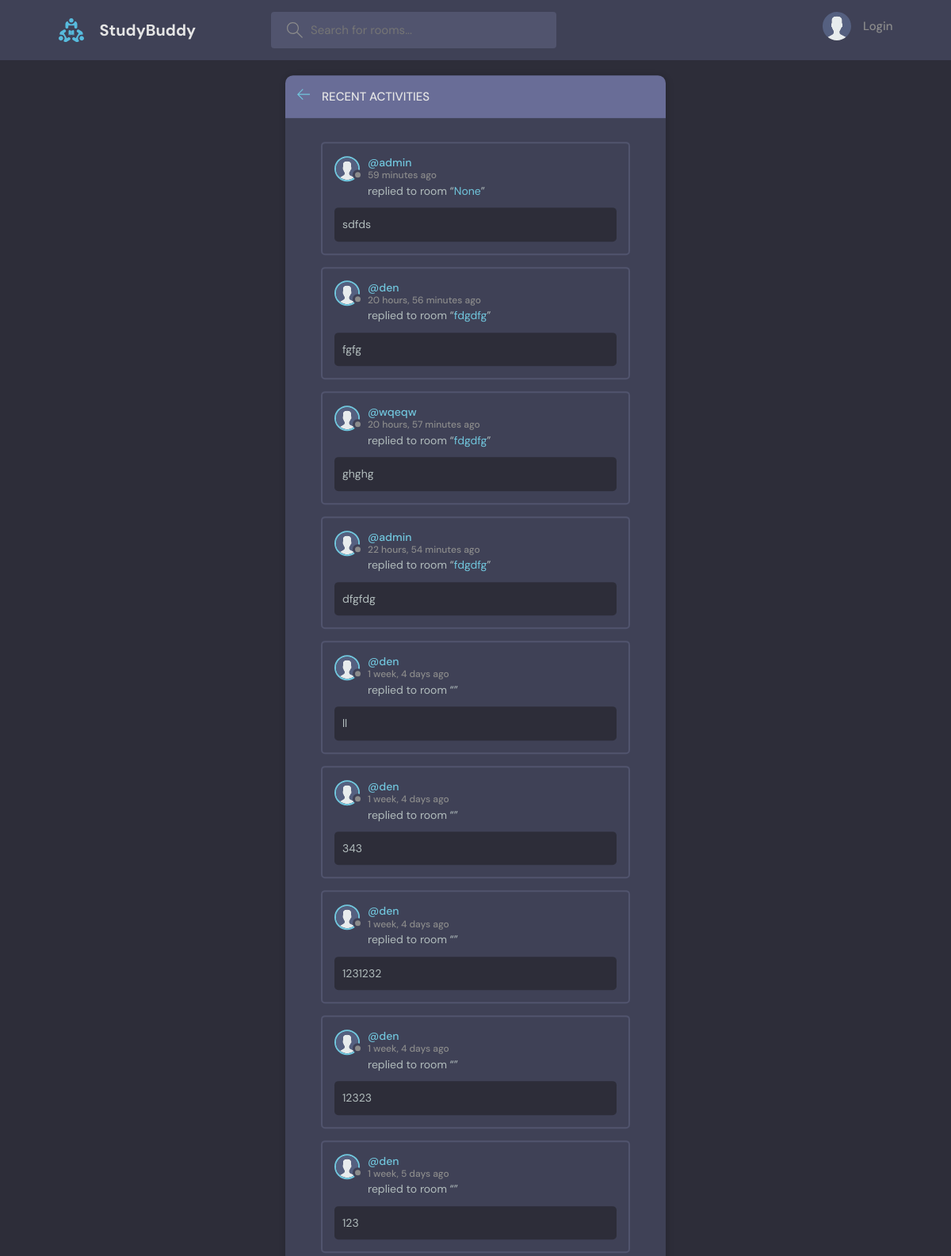
The page /activity on the database its author committed.
### base/models.py (models this page shows, shortened)
class Message(models.Model):
    user = models.ForeignKey(User, on_delete=models.CASCADE) # One to Many relationship, mes - child, room - father
    room = models.ForeignKey(Room, on_delete=models.CASCADE, null=True) # Cascade means that if we delete parent(room) - child will dead
    body = models.TextField() # user should to input smthng here
    updated = models.DateTimeField(auto_now=True)
    created = models.DateTimeField(auto_now_add=True)
    reply = models.IntegerField(blank=True, null=True)
    chat = models.ForeignKey(Chat, on_delete=models.CASCADE, null=True)
    images = models.ImageField(null=True, upload_to='mess_img/')
    private_room = models.ForeignKey(Private_Room, on_delete=models.CASCADE, null=True)
    class Meta:
        ordering = ['-updated', '-created']

class User(AbstractUser):
    name = models.CharField(max_length=200, null=True)
    username = models.CharField(unique=True, max_length=200, null=True)
    email = models.EmailField(unique=True, null=True)
    bio = models.TextField(null=True, default='', blank=True)
    lnkdn = models.CharField(max_length=150, null=True, blank=True)
    avatar = models.ImageField(null=True, default='avatar.svg')
    last_online = models.DateTimeField(blank=True, null=True)
    USERNAME_FIELD = 'email'
    REQUIRED_FIELDS = []

class Room(models.Model):
    host = models.ForeignKey(User, on_delete=models.SET_NULL, null=True)
    topic = models.ForeignKey(Topic, on_delete=models.SET_NULL, null=True)
    name = models.CharField(max_length=200)
    description = models.TextField(max_length=250, null=True, blank=True) # null for DB, blank for Forms
    participants = models.ManyToManyField(User, related_name='participants', blank=True) # we have User model already, and need to add related name which will be not the same
    updated = models.DateTimeField(auto_now=True) # auto_now update time after every update
    created = models.DateTimeField(auto_now_add=True) # auto_now_add make the time only once after creation
    class Meta:
        ordering = ['-updated', '-created']
    def __str__(self):
        return self.name

### base/views.py (the view)
# urls.py: path('activity', activity_page, name='activity_page'),
def activity_page(request):
    room_messages = Message.objects.all()
    return render(request, 'base/activity.html', {'room_messages': room_messages})

### base/templates/base/activity.html (shortened to what this page needs)
{% extends 'base_temp.html' %}
 {% block content %}
    <main class="layout">
      <div class="container">
        <div class="layout__box">
          <div class="layout__boxHeader">
            <div class="layout__boxTitle">
              <a href="{% url 'home' %}">
                <svg version="1.1" xmlns="http://www.w3.org/2000/svg" width="32" height="32" viewBox="0 0 32 32">
                  <title>arrow-left</title>
                  <path
                    d="M13.723 2.286l-13.723 13.714 13.719 13.714 1.616-1.611-10.96-10.96h27.625v-2.286h-27.625l10.965-10.965-1.616-1.607z"
                  ></path>
                </svg>
              </a>
              <h3>Recent Activities</h3>
            </div>
          </div>
          <div class="activities-page layout__body">
               {% for message in room_messages %}
          <div class="activities__box">
            <div class="activities__boxHeader roomListRoom__header">
              <a href="{% url 'user_profile' message.user.pk %}" class="roomListRoom__author">
                <div class="avatar avatar--small">
                  <img src="{{ message.user.avatar.url}}" />
                </div>
                <p>
                  @{{ message.user.username }}
                  <span>{{ message.created|timesince }} ago</span>
                </p>
              </a>
            </div>
            <div class="activities__boxContent">
              <p>replied to room “<a href="{% url 'room' message.room.id %}">{{ message.room}}</a>”</p>
              <div class="activities__boxRoomContent">
                  {{ message.body}}
              </div>
            </div>
          </div>
    {% endfor %}
          </div>
        </div>
      </div>
    </main>
{% endblock %}

### static/styles/style.css (style rules this page uses)
:root { --color-main: #71c6dd; --color-main-light: #e1f6fb; --color-dark: #3f4156; --color-dark-medium: #51546e; --color-dark-light: #696d97; --color-light: #e5e5e5; --color-gray: #8b8b8b; --color-light-gray: #b2bdbd; --color-bg: #2d2d39; --color-success: #5dd693; --color-error: #fc4b0b; }
* { font-family: "DM Sans", -apple-system, BlinkMacSystemFont, "Segoe UI", Roboto, Oxygen, Ubuntu, Cantarell, "Open Sans", "Helvetica Neue", sans-serif; margin: 0; padding: 0; box-sizing: border-box; text-rendering: optimizeLegibility; font-size: inherit; }
html { font-size: 56.25%; }
@media only screen and (min-width: 1200px) { html { font-size: 62.5%; } }
body { line-height: 1.6; font-weight: 400; font-size: 1.5rem; color: var(--color-light-gray); background-color: var(--color-bg); min-height: 100vh; }
img { width: 100%; }
a { display: inline-block; color: var(--color-main); text-decoration: none; }
.container { max-width: 120rem; width: 90%; margin: auto; scroll-behavior: smooth; }
.avatar { position: relative; display: inline-block; border-radius: 50%; border: 2px solid var(--color-main); }
.avatar img { display: block; border-radius: 50%; object-fit: cover; object-position: center; }
.avatar::after { content: ""; display: block; position: absolute; background-color: var(--color-gray); z-index: 111; border-radius: 50%; border: 0.3rem solid var(--color-dark); }
.avatar.avatar--small img { width: 2.8rem; height: 2.8rem; }
.avatar.avatar--small:after { width: 0.7rem; height: 0.7rem; bottom: 0px; right: -6px; }
.layout { margin-top: 2.4rem; }
.layout > .container { display: flex; justify-content: space-between; align-items: flex-start; }
.layout__box { width: 90%; max-width: 48rem; min-height: 40rem; position: absolute; top: 50%; left: 50%; transform: translate(-50%, -46%); background-color: var(--color-dark); border-radius: 1rem; box-shadow: 1px 1px 6px 3px rgba(0, 0, 0, 0.1); overflow: hidden; }
.layout__boxHeader { display: flex; padding: 1.5rem; background-color: var(--color-dark-light); }
.layout__boxTitle { display: flex; gap: 1.5rem; align-items: center; }
.layout__boxTitle h3 { text-transform: uppercase; font-weight: 500; color: var(--color-light); }
.layout__boxTitle svg { width: 1.6rem; height: 1.6rem; fill: var(--color-main); }
.layout__body { margin: 3rem; }
.roomListRoom__header { display: flex; justify-content: space-between; align-items: center; }
.roomListRoom__author { font-weight: 500; display: flex; align-items: center; gap: 1rem; }
.activities__box { margin: 1.5rem; padding: 1.5rem; border: 2px solid var(--color-dark-medium); border-radius: 5px; }
.activities__boxHeader p { font-size: 1.4rem; line-height: 1.3; }
.activities__boxHeader p span { color: var(--color-gray); font-size: 1.2rem; display: block; }
.activities__boxContent { margin-left: 4.2rem; }
.activities__boxContent { font-size: 1.4rem; }
.activities__boxRoomContent { background: var(--color-bg); padding: 1rem; border-radius: 5px; margin-top: 1rem; margin-left: -4.2rem; }

### rows shown on the page
Message: user.avatar (placeholder picture), user.username "admin", created "59 minutes", room "None", body "sdfds"
Message: user.avatar (placeholder picture), user.username "den", created "20 hours, 56 minutes", room "fdgdfg", body "fgfg"
Message: user.avatar (placeholder picture), user.username "wqeqw", created "20 hours, 57 minutes", room "fdgdfg", body "ghghg"
Message: user.avatar (placeholder picture), user.username "admin", created "22 hours, 54 minutes", room "fdgdfg", body "dfgfdg"
Message: user.avatar (placeholder picture), user.username "den", created "1 week, 4 days", body "ll"
Message: user.avatar (placeholder picture), user.username "den", created "1 week, 4 days", body "343"
Message: user.avatar (placeholder picture), user.username "den", created "1 week, 4 days", body "1231232"
Message: user.avatar (placeholder picture), user.username "den", created "1 week, 4 days", body "12323"
Message: user.avatar (placeholder picture), user.username "den", created "1 week, 5 days", body "123"
